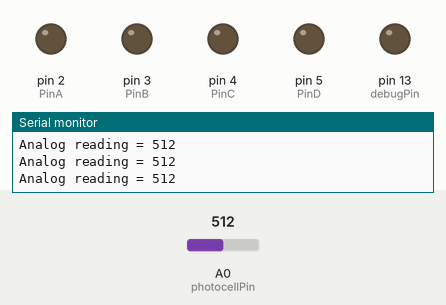
Simulated run of this sketch. Board: Arduino Uno, built with avr-gcc and run on an emulated ATmega328P. Shown: output pins drawn as LEDs (lit = HIGH), the last lines printed to the serial monitor. The test bench sets the inputs (shaded band); at power-on: A0 (photocellPin) = 512.

Above: at 1.2 s.
1.3 s: A0 (photocellPin) set to 998
2.8 s: A0 (photocellPin) set to 1010
At 3.8 s:
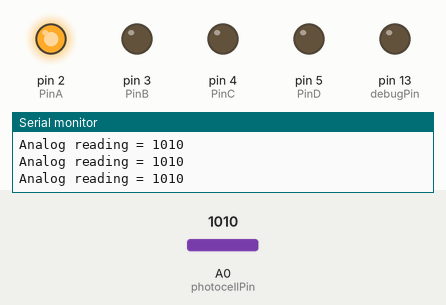
4.3 s: A0 (photocellPin) set to 1023
At 5.2 s:
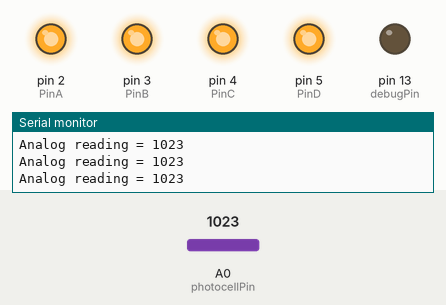
5.9 s: A0 (photocellPin) set to 1005
At 6.6 s:
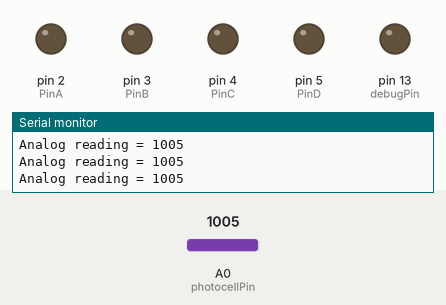
Timing chart, 0 to 8.5 s (numbered marks = the images above; inputs shaded):
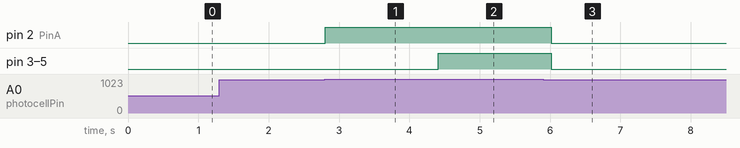

The sketch:

4FlashSense.ino
```cpp
/*========================================================*/
/*
  uProject #4 "Blinded by the Light"
  by Judy Kong, HCII CMU. Nov 10, 2019.

  This is the fourth micro project assignment for 05-833 Applied Gadgets,
  Sensors and Activity Regocnition in HCI.

  Hardware
  This code assumes four LEDs attached to digital I/O pin 2, 3, 4, 5.
  The LEDs are assumed to be connected as common cathode attached to
  ground and should should each have a current limiting resistor (probably in
  the 200-500 ohm range for 5v hardware). This code also assumes a photocell
  at analog I/O pin 0.

  Operation
  If the light (or temperature) is “low” no LEDs will be lit, and as
  the light (or temperature) increases more LEDs should be turned on.

*/
/*========================================================*/

/*------- Hardware configuration -------*/
const int  PinA = 2;
const int  PinB = 3;
const int  PinC = 4;
const int  PinD = 5;
int photocellPin = A0;     // the cell and 10K pulldown are connected to a0
int photocellReading;     // the analog reading from the sensor divider
int brightnessLevel;
const byte debugPin = 13;        // pin that we put debug output on (set to 255 to disable)
                                 // (most Arduino's have a built in LED on pin 13...)

/*------- Knob reader -------*/
void dynamicDelay(int angle1024) {
  delay((250 + angle1024));
}

/*-------------------------------------------*/
/* Initializization code (run once via call from Arduino framework) */
void setup() {

  Serial.begin(9600);

  // establish direction of pins we are using to drive LEDs
  pinMode(PinA, OUTPUT);
  pinMode(PinB, OUTPUT);
  pinMode(PinC, OUTPUT);
  pinMode(PinD, OUTPUT);
  pinMode(debugPin, OUTPUT);
}

/* Main routine (called repeated by from the Arduino framework) */
void loop() {

  photocellReading = analogRead(photocellPin);

  Serial.print("Analog reading = ");
  Serial.println(photocellReading);     // the raw analog reading

  if (photocellReading >= 1023) {
    brightnessLevel = 4;
  } else if (photocellReading >= 1020) {
    brightnessLevel = 3;
  } else if (photocellReading >= 1015) {
    brightnessLevel = 2;
  } else if (photocellReading >= 1010) {
    brightnessLevel = 1;
  } else {
    brightnessLevel = 0;
  }

  if (brightnessLevel == 0) {
    digitalWrite(PinA,LOW);
    digitalWrite(PinB,LOW);
    digitalWrite(PinC,LOW);
    digitalWrite(PinD,LOW);
  } else if (brightnessLevel == 1) {
    digitalWrite(PinA,HIGH);
    digitalWrite(PinB,LOW);
    digitalWrite(PinC,LOW);
    digitalWrite(PinD,LOW);
  } else if (brightnessLevel == 2) {
    digitalWrite(PinA,HIGH);
    digitalWrite(PinB,HIGH);
    digitalWrite(PinC,LOW);
    digitalWrite(PinD,LOW);
  } else if (brightnessLevel == 3) {
    digitalWrite(PinA,HIGH);
    digitalWrite(PinB,HIGH);
    digitalWrite(PinC,HIGH);
    digitalWrite(PinD,LOW);
  } else { // brightnessLevel == 4
    digitalWrite(PinA,HIGH);
    digitalWrite(PinB,HIGH);
    digitalWrite(PinC,HIGH);
    digitalWrite(PinD,HIGH);
  }
  delay(200);
}
```

Measured:
- the behaviour switches between 1009 and 1010 on A0 (photocellPin) (found by bisection; images 0 and 1)
- after the input at 2.8 s, pin 2 (PinA): LOW → HIGH at once
- after the input at 4.3 s, pin 3 (PinB), pin 4 (PinC), pin 5 (PinD): LOW → HIGH after 0.11 s
- after the input at 5.9 s, pin 2 (PinA), pin 3 (PinB), pin 4 (PinC), pin 5 (PinD): HIGH → LOW after 0.11 s
